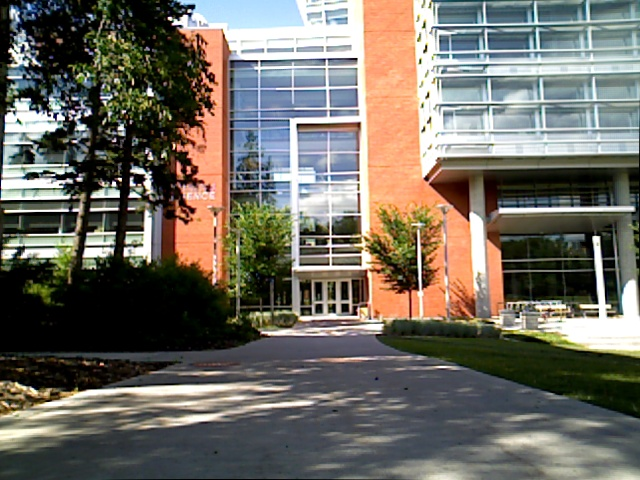
#> input picture day.jpg, 640 x 480 px, given in place of test.jpg, which was not available
$ python A1_submission.py
#> lines starting #> are read from the running program, lines starting #| are printed output that depends on the picture; pictures that were not available may be replaced by others from this repository, and a replacement may not be noted
import math
import cv2
from skimage import io
import numpy as np
import matplotlib.pyplot as plt


def BinArrGenerate(n, start, end):
    """ Creating array consisting of n + 1 elements of equal difference from start - end"""
    flag = ((end - start) / (n))

    # Initializing the array with element 0
    BinArr = [start]
    for i in range(n - 1):
        BinArr.append(round((BinArr[-1] + flag), 2))

    # Appending element 'end' at the end
    BinArr.append(end)

    return BinArr


def BinCompute(bin_arr, pixel):
    """Computing appropriate bin for a particular pixel"""

    # Iterating binArray in -1 manner to find the bin element which is smaller than pixel
    for i in range(len(bin_arr) - 1, -1, -1):
        if pixel >= bin_arr[i]:
            # Returning the bin element
            return bin_arr[i]


def image_histogram(bin, imageArr):
    # Making array of 64 equal sized bins from 0-256
    bin_arr = BinArrGenerate(bin, 0, 256)

    # Dictionary to store of frequency of pixel falling in a particular bin range
    pixelCountDict = dict()
    for i in bin_arr:
        pixelCountDict[i] = 0

    for pixel in imageArr:
        pixelCountDict[BinCompute(bin_arr, pixel)] += 1

    return pixelCountDict


def part1_histogram_compute():
    """Computing a 64-bin gray scale histogram of the image"""

    # Reading Image in grayscale
    image = cv2.imread('test.jpg', 0)
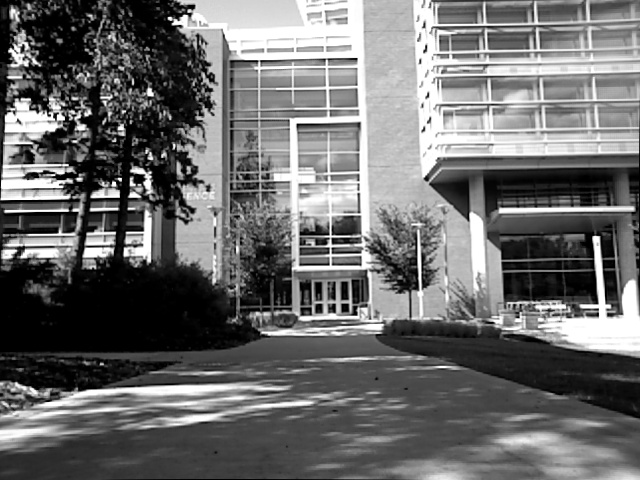
#> image: shape (480, 640); min 0, max 255, mean 108.1

    # Converting Image array to 1-D array
    fimage = image.ravel()

    # Plotting Self histogram
    plt.subplot(1, 2, 1)
    plt.title("My Histogram")
    plt.plot(list(image_histogram(bin=64, imageArr=fimage).values()))
#> the loop in image_histogram, `for pixel in imageArr:` made 307200 passes
#> pixel on passes 2 to 4: 0, 0, 0
#> after the loop in image_histogram, `for pixel in imageArr:`: pixelCountDict = 65 items

    # Plotting NumPy histogram
    plt.subplot(1, 2, 2)
    plt.title("Histogram of numpy Image")
    hist2, bin_edges = np.histogram(image, bins=64, range=(0, 256))
#> hist2 = 64 values, max 26326 at index 0, min 1625 at index 59, mean 4800; bin_edges = 65 values from 0 to 256

    plt.title("Numpy Histogram")

    plt.plot(hist2)
    plt.show()
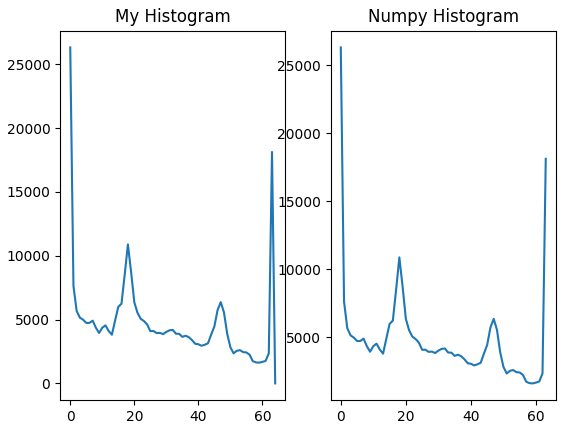
#> figure drawn by matplotlib, 2 panels; panel 1: curve peaks at x = 0, y = 26326; panel 2: curve peaks at x = 0, y = 26326


def part2_histogram_equalization():
    """Performing a 64-bin grayscale histogram equalization"""

    # Reading Image
    I = cv2.imread('test.jpg', 0)

    # Counting Pixel Frequency at each from 0-255
    h, w = I.shape
#> h = 480; w = 640
    hist = np.zeros(256)
    for i in np.arange(0, h, 1):
        for j in np.arange(0, w, 1):
            hist[I[i, j]] += 1

    # Making 64 bin histogram
    Hist = []
    for i in range(0, 256, 4):
        Hist.append(hist[i] + hist[i + 1] + hist[i + 2] + hist[i + 3])
    hist = Hist

    # Calculating Cumulative Histogram
    H = np.zeros(64)
    for n in np.arange(0, 64, 1):
        H[n] = H[n - 1] + hist[n]
#> after the loop, H = 64 values from 26326 to 307200

    # Applying equalization algorithm
    J = np.zeros((h, w))
    for i in np.arange(0, h, 1):
        for j in np.arange(0, w, 1):
            J[i, j] = np.floor((63 / (h * w)) * H[I[i, j] // 4 + 1] + 0.5)
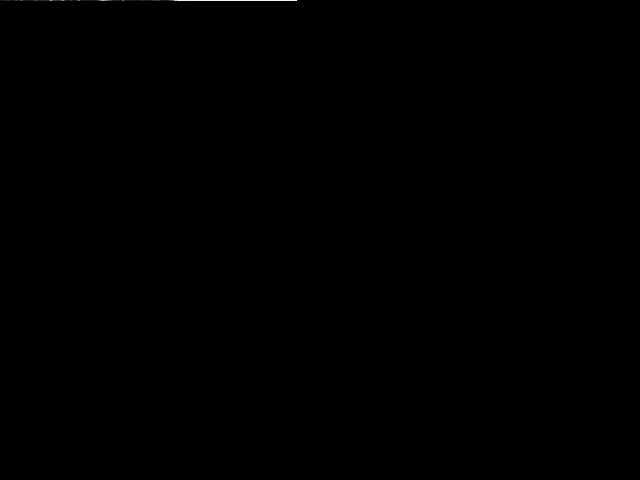
#> J: shape (480, 640) float64; min 0, max 59, mean 0; drawn with min black and max white

    # Plotting graphs & images
    fig, ((ax1, ax2), (ax3, ax4)) = plt.subplots(2, 2)

    fimage = list(J.ravel())

    # Making array of 64 equal sized bins
    bin_arr = BinArrGenerate(64, 0, 63)

    # Dictionary to store of frequency of pixel falling in a particular bin range
    pixelCountDict = dict()
    for i in bin_arr:
        pixelCountDict[i] = 0

    for pixel in fimage:
        pixelCountDict[BinCompute(bin_arr, pixel)] += 1

    ax1.imshow(I, cmap='gray')
    ax1.set_title("Original Image")

    ax2.plot(list((image_histogram(bin=64, imageArr=I.ravel())).values()))
    ax2.set_title("Histogram")

    ax3.imshow(J, cmap='gray')
    ax3.set_title("New Image")

    ax4.plot(list(pixelCountDict.values()))
    ax4.set_title("Histogram after Equalization")

    plt.show()


# [144 lines left out: functions part3_histogram_comparing, histogram_matching_algorithm, histogram_matching_colored, part4_histogram_matching, not called in this run]


if __name__ == '__main__':
    part1_histogram_compute()
#> (the run stopped early here; a loop or call above may not have finished)
